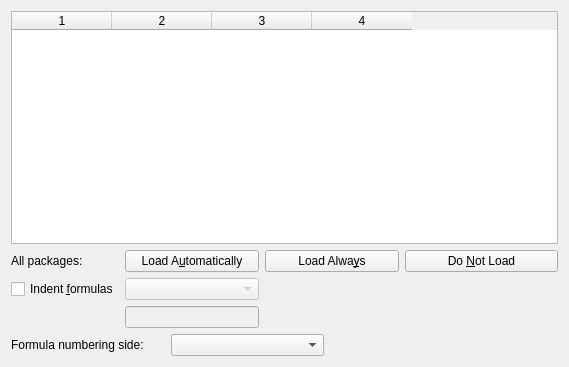
<?xml version="1.0" encoding="UTF-8"?>
<ui version="4.0">
 <class>MathsUi</class>
 <widget class="QWidget" name="MathsUi">
  <property name="geometry">
   <rect>
    <x>0</x>
    <y>0</y>
    <width>569</width>
    <height>367</height>
   </rect>
  </property>
  <property name="windowTitle">
   <string/>
  </property>
  <layout class="QGridLayout" name="gridLayout_2">
   <item row="0" column="0">
    <widget class="QTableWidget" name="packagesTW">
     <property name="sizePolicy">
      <sizepolicy hsizetype="Expanding" vsizetype="Expanding">
       <horstretch>0</horstretch>
       <verstretch>0</verstretch>
      </sizepolicy>
     </property>
     <property name="editTriggers">
      <set>QAbstractItemView::NoEditTriggers</set>
     </property>
     <property name="alternatingRowColors">
      <bool>true</bool>
     </property>
     <property name="columnCount">
      <number>4</number>
     </property>
     <attribute name="horizontalHeaderStretchLastSection">
      <bool>false</bool>
     </attribute>
     <attribute name="verticalHeaderVisible">
      <bool>false</bool>
     </attribute>
     <column/>
     <column/>
     <column/>
     <column/>
    </widget>
   </item>
   <item row="1" column="0">
    <layout class="QGridLayout" name="gridLayout">
     <item row="0" column="0">
      <widget class="QLabel" name="allPakcagesLA">
       <property name="text">
        <string>All packages:</string>
       </property>
      </widget>
     </item>
     <item row="0" column="1">
      <widget class="QPushButton" name="allPackagesAutoPB">
       <property name="text">
        <string>Load A&amp;utomatically</string>
       </property>
      </widget>
     </item>
     <item row="0" column="2">
      <widget class="QPushButton" name="allPackagesAlwaysPB">
       <property name="text">
        <string>Load Alwa&amp;ys</string>
       </property>
      </widget>
     </item>
     <item row="0" column="3">
      <widget class="QPushButton" name="allPackagesNotPB">
       <property name="text">
        <string>Do &amp;Not Load</string>
       </property>
      </widget>
     </item>
     <item row="1" column="0">
      <widget class="QCheckBox" name="MathIndentCB">
       <property name="toolTip">
        <string>Indent displayed formulas instead of centering</string>
       </property>
       <property name="text">
        <string>Indent &amp;formulas</string>
       </property>
      </widget>
     </item>
     <item row="1" column="1">
      <widget class="QComboBox" name="MathIndentCO">
       <property name="enabled">
        <bool>false</bool>
       </property>
       <property name="sizePolicy">
        <sizepolicy hsizetype="Expanding" vsizetype="Fixed">
         <horstretch>0</horstretch>
         <verstretch>0</verstretch>
        </sizepolicy>
       </property>
       <property name="toolTip">
        <string>Size of the indentation</string>
       </property>
      </widget>
     </item>
     <item row="1" column="2" colspan="2">
      <spacer name="horizontalSpacer_3">
       <property name="orientation">
        <enum>Qt::Horizontal</enum>
       </property>
       <property name="sizeHint" stdset="0">
        <size>
         <width>234</width>
         <height>20</height>
        </size>
       </property>
      </spacer>
     </item>
     <item row="2" column="1">
      <widget class="QLineEdit" name="MathIndentLE">
       <property name="enabled">
        <bool>false</bool>
       </property>
       <property name="toolTip">
        <string/>
       </property>
       <property name="inputMethodHints">
        <set>Qt::ImhFormattedNumbersOnly</set>
       </property>
       <property name="text">
        <string/>
       </property>
      </widget>
     </item>
     <item row="2" column="2">
      <widget class="lyx::frontend::LengthCombo" name="MathIndentLengthCO" native="true">
       <property name="enabled">
        <bool>false</bool>
       </property>
       <property name="sizePolicy">
        <sizepolicy hsizetype="Expanding" vsizetype="Fixed">
         <horstretch>0</horstretch>
         <verstretch>0</verstretch>
        </sizepolicy>
       </property>
       <property name="toolTip">
        <string/>
       </property>
      </widget>
     </item>
     <item row="2" column="3">
      <spacer name="horizontalSpacer_2">
       <property name="orientation">
        <enum>Qt::Horizontal</enum>
       </property>
       <property name="sizeHint" stdset="0">
        <size>
         <width>153</width>
         <height>20</height>
        </size>
       </property>
      </spacer>
     </item>
    </layout>
   </item>
   <item row="2" column="0">
    <layout class="QHBoxLayout" name="horizontalLayout">
     <item>
      <widget class="QLabel" name="MathNumberingPosL">
       <property name="sizePolicy">
        <sizepolicy hsizetype="MinimumExpanding" vsizetype="Preferred">
         <horstretch>0</horstretch>
         <verstretch>0</verstretch>
        </sizepolicy>
       </property>
       <property name="minimumSize">
        <size>
         <width>115</width>
         <height>18</height>
        </size>
       </property>
       <property name="text">
        <string>Formula numbering side:</string>
       </property>
      </widget>
     </item>
     <item>
      <widget class="QComboBox" name="MathNumberingPosCO">
       <property name="enabled">
        <bool>true</bool>
       </property>
       <property name="sizePolicy">
        <sizepolicy hsizetype="Expanding" vsizetype="Fixed">
         <horstretch>0</horstretch>
         <verstretch>0</verstretch>
        </sizepolicy>
       </property>
       <property name="toolTip">
        <string>Side where formulas are numbered</string>
       </property>
      </widget>
     </item>
     <item>
      <spacer name="horizontalSpacer_1">
       <property name="orientation">
        <enum>Qt::Horizontal</enum>
       </property>
       <property name="sizeHint" stdset="0">
        <size>
         <width>234</width>
         <height>17</height>
        </size>
       </property>
      </spacer>
     </item>
    </layout>
   </item>
  </layout>
 </widget>
 <customwidgets>
  <customwidget>
   <class>lyx::frontend::LengthCombo</class>
   <extends>QWidget</extends>
   <header>LengthCombo.h</header>
  </customwidget>
 </customwidgets>
 <includes>
  <include location="local">qt_i18n.h</include>
 </includes>
 <resources/>
 <connections>
  <connection>
   <sender>MathIndentCB</sender>
   <signal>toggled(bool)</signal>
   <receiver>MathIndentCO</receiver>
   <slot>setEnabled(bool)</slot>
   <hints>
    <hint type="sourcelabel">
     <x>66</x>
     <y>291</y>
    </hint>
    <hint type="destinationlabel">
     <x>164</x>
     <y>290</y>
    </hint>
   </hints>
  </connection>
 </connections>
</ui>
